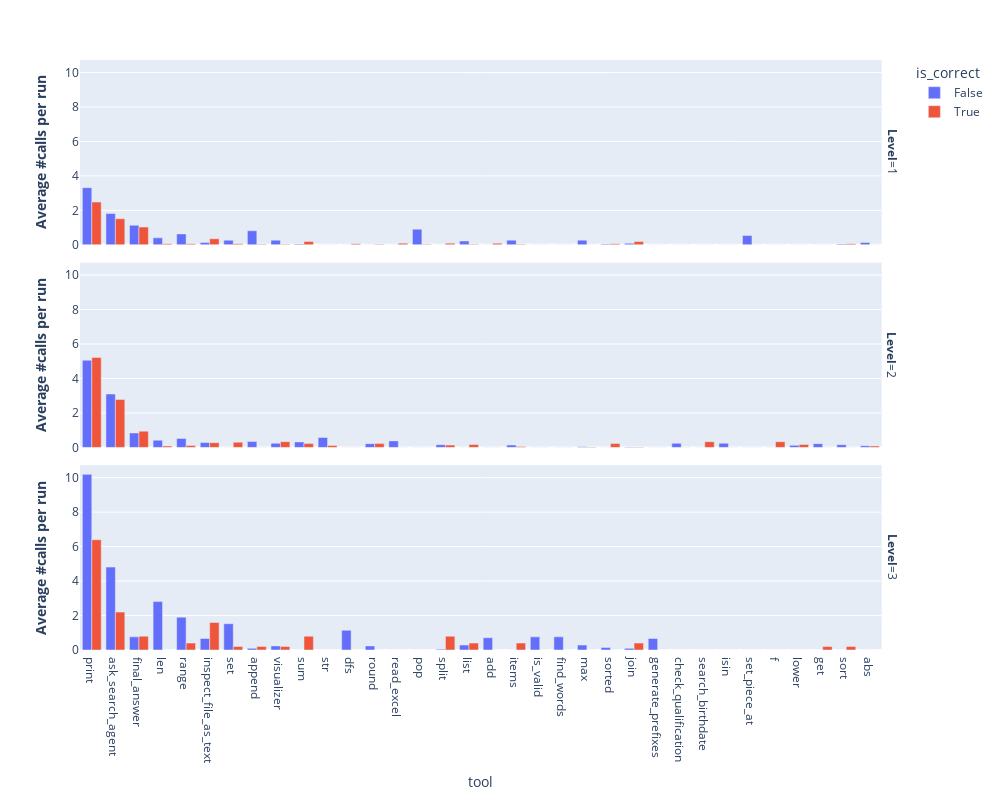

Source (notebook cell):
### Code cell
import plotly.express as px

fig = px.bar(
    sel_with_calls,
    x="tool",
    y="average_count",
    color="is_correct",
    facet_row="task",
    labels={
        "agent_name": "<b>Agent variant</b>",
        "task": "<b>Level</b>",
        "aggregate_score": "<b>Performance</b>",
        "eval_score_GPT4": "<b>Score</b>",
        "agent_type": "<b>Agent type</b>",
        "average_count": "<b>Average #calls per run</b>",
    },
)
fig.update_layout(
    barmode="group",
    height=800,
    width=1000,
    title="<b>" + "</b>",
)

### Figure 1 — Plotly figure (JSON) as saved in the notebook; plotly's stock layout.template omitted (floating-point values rounded to 4 significant figures)
{"data": [{"alignmentgroup": "True", "hovertemplate": "is_correct=False<br><b>Level</b>=1<br>tool=%{x}<br><b>Average #calls per run</b>=%{y}<extra></extra>", "legendgroup": "False", "marker": {"color": "#636efa", "pattern": {"shape": ""}}, "name": "False", "offsetgroup": "False", "orientation": "v", "showlegend": true, "textposition": "auto", "type": "bar", "x": ["print", "ask_search_agent", "final_answer", "len", "range", "inspect_file_as_text", "set", "append", "visualizer", "sum", "str", "dfs", "round", "read_excel", "pop", "split", "list", "add", "items", "is_valid", "find_words", "max", "sorted", "join", "generate_prefixes", "check_qualification", "search_birthdate", "isin", "set_piece_at", "f", "lower", "get", "sort", "abs"], "xaxis": "x3", "y": [3.318, 1.818, 1.136, 0.4091, 0.6364, 0.1364, 0.2727, 0.8182, 0.2727, 0.04545, 0, 0, 0, 0, 0.9091, 0, 0.2273, 0, 0.2727, 0, 0, 0.2727, 0.04545, 0.09091, 0, 0, 0, 0, 0.5455, 0, 0, 0, 0.04545, 0.1364], "yaxis": "y3"}, {"alignmentgroup": "True", "hovertemplate": "is_correct=False<br><b>Level</b>=2<br>tool=%{x}<br><b>Average #calls per run</b>=%{y}<extra></extra>", "legendgroup": "False", "marker": {"color": "#636efa", "pattern": {"shape": ""}}, "name": "False", "offsetgroup": "False", "orientation": "v", "showlegend": false, "textposition": "auto", "type": "bar", "x": ["print", "ask_search_agent", "final_answer", "len", "range", "inspect_file_as_text", "set", "append", "visualizer", "sum", "str", "dfs", "round", "read_excel", "pop", "split", "list", "add", "items", "is_valid", "find_words", "max", "sorted", "join", "generate_prefixes", "check_qualification", "search_birthdate", "isin", "set_piece_at", "f", "lower", "get", "sort", "abs"], "xaxis": "x2", "y": [5.06, 3.1, 0.84, 0.42, 0.52, 0.28, 0, 0.34, 0.24, 0.32, 0.58, 0, 0.22, 0.38, 0, 0.16, 0, 0, 0.14, 0, 0, 0.04, 0, 0.02, 0, 0.24, 0, 0.24, 0, 0, 0.12, 0.22, 0.16, 0.1], "yaxis": "y2"}, {"alignmentgroup": "True", "hovertemplate": "is_correct=False<br><b>Level</b>=3<br>tool=%{x}<br><b>Average #calls per run</b>=%{y}<extra></extra>", "legendgroup": "False", "marker": {"color": "#636efa", "pattern": {"shape": ""}}, "name": "False", "offsetgroup": "False", "orientation": "v", "showlegend": false, "textposition": "auto", "type": "bar", "x": ["print", "ask_search_agent", "final_answer", "len", "range", "inspect_file_as_text", "set", "append", "visualizer", "sum", "str", "dfs", "round", "read_excel", "pop", "split", "list", "add", "items", "is_valid", "find_words", "max", "sorted", "join", "generate_prefixes", "check_qualification", "search_birthdate", "isin", "set_piece_at", "f", "lower", "get", "sort", "abs"], "xaxis": "x", "y": [10.19, 4.81, 0.7619, 2.81, 1.905, 0.6667, 1.524, 0.09524, 0.2381, 0, 0, 1.143, 0.2381, 0, 0, 0.04762, 0.2857, 0.7143, 0, 0.7619, 0.7619, 0.2857, 0.1429, 0.09524, 0.6667, 0, 0, 0, 0, 0, 0, 0, 0, 0], "yaxis": "y"}, {"alignmentgroup": "True", "hovertemplate": "is_correct=True<br><b>Level</b>=1<br>tool=%{x}<br><b>Average #calls per run</b>=%{y}<extra></extra>", "legendgroup": "True", "marker": {"color": "#EF553B", "pattern": {"shape": ""}}, "name": "True", "offsetgroup": "True", "orientation": "v", "showlegend": true, "textposition": "auto", "type": "bar", "x": ["print", "ask_search_agent", "final_answer", "len", "range", "inspect_file_as_text", "set", "append", "visualizer", "sum", "str", "dfs", "round", "read_excel", "pop", "split", "list", "add", "items", "is_valid", "find_words", "max", "sorted", "join", "generate_prefixes", "check_qualification", "search_birthdate", "isin", "set_piece_at", "f", "lower", "get", "sort", "abs"], "xaxis": "x3", "y": [2.484, 1.516, 1.032, 0.06452, 0.06452, 0.3548, 0.06452, 0.03226, 0.03226, 0.1935, 0, 0.06452, 0.03226, 0.09677, 0.03226, 0.09677, 0.03226, 0.09677, 0.03226, 0, 0, 0, 0.06452, 0.1935, 0, 0, 0, 0, 0, 0, 0, 0, 0.06452, 0], "yaxis": "y3"}, {"alignmentgroup": "True", "hovertemplate": "is_correct=True<br><b>Level</b>=2<br>tool=%{x}<br><b>Average #calls per run</b>=%{y}<extra></extra>", "legendgroup": "True", "marker": {"color": "#EF553B", "pattern": {"shape": ""}}, "name": "True", "offsetgroup": "True", "orientation": "v", "showlegend": false, "textposition": "auto", "type": "bar", "x": ["print", "ask_search_agent", "final_answer", "len", "range", "inspect_file_as_text", "set", "append", "visualizer", "sum", "str", "dfs", "round", "read_excel", "pop", "split", "list", "add", "items", "is_valid", "find_words", "max", "sorted", "join", "generate_prefixes", "check_qualification", "search_birthdate", "isin", "set_piece_at", "f", "lower", "get", "sort", "abs"], "xaxis": "x2", "y": [5.222, 2.778, 0.9444, 0.08333, 0.1111, 0.2778, 0.3056, 0, 0.3333, 0.2222, 0.1111, 0, 0.2222, 0, 0, 0.1389, 0.1667, 0, 0.05556, 0, 0, 0.02778, 0.2222, 0.02778, 0, 0, 0.3333, 0, 0, 0.3333, 0.1667, 0, 0, 0.08333], "yaxis": "y2"}, {"alignmentgroup": "True", "hovertemplate": "is_correct=True<br><b>Level</b>=3<br>tool=%{x}<br><b>Average #calls per run</b>=%{y}<extra></extra>", "legendgroup": "True", "marker": {"color": "#EF553B", "pattern": {"shape": ""}}, "name": "True", "offsetgroup": "True", "orientation": "v", "showlegend": false, "textposition": "auto", "type": "bar", "x": ["print", "ask_search_agent", "final_answer", "len", "range", "inspect_file_as_text", "set", "append", "visualizer", "sum", "str", "dfs", "round", "read_excel", "pop", "split", "list", "add", "items", "is_valid", "find_words", "max", "sorted", "join", "generate_prefixes", "check_qualification", "search_birthdate", "isin", "set_piece_at", "f", "lower", "get", "sort", "abs"], "xaxis": "x", "y": [6.4, 2.2, 0.8, 0, 0.4, 1.6, 0.2, 0.2, 0.2, 0.8, 0, 0, 0, 0, 0, 0.8, 0.4, 0, 0.4, 0, 0, 0, 0, 0.4, 0, 0, 0, 0, 0, 0, 0, 0.2, 0.2, 0], "yaxis": "y"}], "layout": {"annotations": [{"font": {}, "showarrow": false, "text": "<b>Level</b>=3", "textangle": 90, "x": 0.98, "xanchor": "left", "xref": "paper", "y": 0.1567, "yanchor": "middle", "yref": "paper"}, {"font": {}, "showarrow": false, "text": "<b>Level</b>=2", "textangle": 90, "x": 0.98, "xanchor": "left", "xref": "paper", "y": 0.5, "yanchor": "middle", "yref": "paper"}, {"font": {}, "showarrow": false, "text": "<b>Level</b>=1", "textangle": 90, "x": 0.98, "xanchor": "left", "xref": "paper", "y": 0.8433, "yanchor": "middle", "yref": "paper"}], "barmode": "group", "height": 800, "legend": {"title": {"text": "is_correct"}, "tracegroupgap": 0}, "margin": {"t": 60}, "title": {"text": "<b></b>"}, "width": 1000, "xaxis": {"anchor": "y", "domain": [0, 0.98], "title": {"text": "tool"}}, "xaxis2": {"anchor": "y2", "domain": [0, 0.98], "matches": "x", "showticklabels": false}, "xaxis3": {"anchor": "y3", "domain": [0, 0.98], "matches": "x", "showticklabels": false}, "yaxis": {"anchor": "x", "domain": [0, 0.3133], "title": {"text": "<b>Average #calls per run</b>"}}, "yaxis2": {"anchor": "x2", "domain": [0.3433, 0.6567], "matches": "y", "title": {"text": "<b>Average #calls per run</b>"}}, "yaxis3": {"anchor": "x3", "domain": [0.6867, 1.0], "matches": "y", "title": {"text": "<b>Average #calls per run</b>"}}}}
